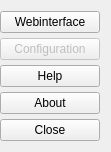
   <widget class="QWidget" name="layoutWidget">
    <property name="geometry">
     <rect>
      <x>500</x>
      <y>80</y>
      <width>111</width>
      <height>152</height>
     </rect>
    </property>
    <layout class="QVBoxLayout" name="ConfigureCloseVerticalLayout" stretch="0,0,0,0,0">
     <property name="spacing">
      <number>5</number>
     </property>
     <property name="sizeConstraint">
      <enum>QLayout::SetDefaultConstraint</enum>
     </property>
     <property name="leftMargin">
      <number>0</number>
     </property>
     <item>
      <widget class="QPushButton" name="pushButton_Webinterface">
       <property name="enabled">
        <bool>true</bool>
       </property>
       <property name="toolTip">
        <string>Close to tray.</string>
       </property>
       <property name="text">
        <string>Webinterface</string>
       </property>
       <property name="icon">
        <iconset resource="resources/resources.qrc">
         <normaloff>:/wpnxm</normaloff>:/wpnxm</iconset>
       </property>
      </widget>
     </item>
     <item>
      <widget class="QPushButton" name="pushButton_Configuration">
       <property name="enabled">
        <bool>false</bool>
       </property>
       <property name="layoutDirection">
        <enum>Qt::LeftToRight</enum>
       </property>
       <property name="autoFillBackground">
        <bool>false</bool>
       </property>
       <property name="styleSheet">
        <string notr="true"/>
       </property>
       <property name="text">
        <string>Configuration</string>
       </property>
       <property name="icon">
        <iconset resource="resources/resources.qrc">
         <normaloff>:/gear.png</normaloff>:/gear.png</iconset>
       </property>
       <property name="iconSize">
        <size>
         <width>16</width>
         <height>16</height>
        </size>
       </property>
       <property name="autoDefault">
        <bool>false</bool>
       </property>
       <property name="flat">
        <bool>false</bool>
       </property>
      </widget>
     </item>
     <item>
      <widget class="QPushButton" name="pushButton_Help">
       <property name="enabled">
        <bool>true</bool>
       </property>
       <property name="styleSheet">
        <string notr="true"/>
       </property>
       <property name="text">
        <string>Help</string>
       </property>
       <property name="icon">
        <iconset resource="resources/resources.qrc">
         <normaloff>:/question</normaloff>:/question</iconset>
       </property>
      </widget>
     </item>
     <item>
      <widget class="QPushButton" name="pushButton_About">
       <property name="text">
        <string>About</string>
       </property>
       <property name="icon">
        <iconset resource="resources/resources.qrc">
         <normaloff>:/cup.png</normaloff>:/cup.png</iconset>
       </property>
      </widget>
     </item>
     <item>
      <widget class="QPushButton" name="pushButton_Close">
       <property name="enabled">
        <bool>true</bool>
       </property>
       <property name="toolTip">
        <string>Close to tray.</string>
       </property>
       <property name="text">
        <string>Close</string>
       </property>
       <property name="icon">
        <iconset resource="resources/resources.qrc">
         <normaloff>:/quit.png</normaloff>:/quit.png</iconset>
       </property>
      </widget>
     </item>
    </layout>
   </widget>
